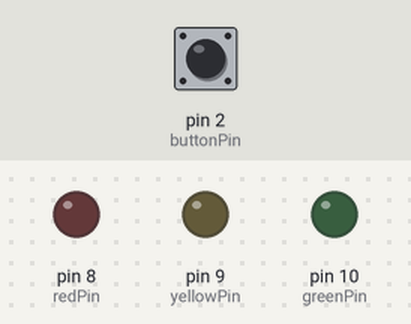
This sketch was run on a simulated Arduino Uno, built with avr-gcc and run on an emulated ATmega328P. Parts: output pins drawn as LEDs (lit = HIGH). The inputs (shaded band) are chosen by the test bench; at power-on: pin 2 (buttonPin) HIGH.

Above: at 1.2 s.
1.3 s: pin 2 (buttonPin) pulled LOW for 0.15 s
At 2.1 s:
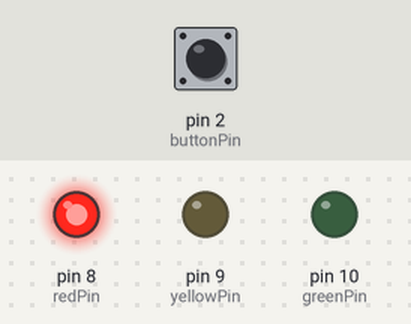
4.4 s: pin 2 (buttonPin) pulled LOW for 1 s
At 5.7 s:
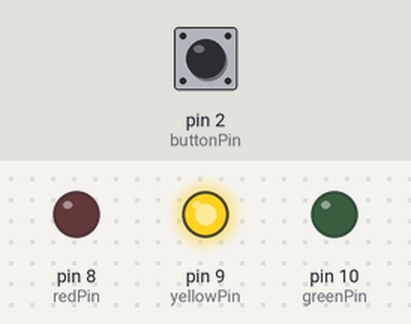
8.4 s: pin 2 (buttonPin) pulled LOW for 3.2 s
At 10.7 s:
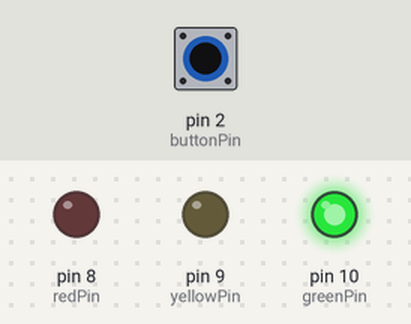
Timing chart, 0 to 12.9 s (numbered marks = the images above; inputs shaded):
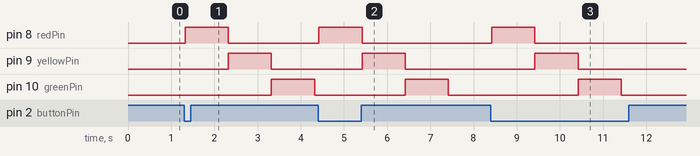

The sketch:

finalLEDcode.ino
```cpp
const int buttonPin = 2;
const int redPin    = 8;
const int yellowPin = 9;
const int greenPin  = 10;

int lastButtonState = HIGH;  // track previous state (HIGH = not pressed)

void setup() {
  pinMode(buttonPin, INPUT_PULLUP);      // Configure pushbutton with internal pull-up
  pinMode(redPin, OUTPUT);
  pinMode(yellowPin, OUTPUT);
  pinMode(greenPin, OUTPUT);
  // Initialize all LEDs off:
  digitalWrite(redPin, LOW);
  digitalWrite(yellowPin, LOW);
  digitalWrite(greenPin, LOW);
}

void loop() {
  int currentState = digitalRead(buttonPin);

  // Check for a falling edge (HIGH->LOW transition)
  if (lastButtonState == HIGH && currentState == LOW) {
    // Debounce delay:
    delay(20);
    // Read again to confirm stable press
    if(digitalRead(buttonPin) == LOW) {
      // === Run the LED sequence ===
      digitalWrite(redPin, HIGH);
      delay(1000);                      // red on for 1 sec
      digitalWrite(redPin, LOW);

      digitalWrite(yellowPin, HIGH);
      delay(1000);                      // yellow on for 1 sec
      digitalWrite(yellowPin, LOW);

      digitalWrite(greenPin, HIGH);
      delay(1000);                      // green on for 1 sec
      digitalWrite(greenPin, LOW);
      // (Sequence done)
    }
  }

  // Remember the button state for next loop iteration
  lastButtonState = currentState;
}
```

Measured:
- after the input at 1.3 s, pin 8 (redPin): LOW → HIGH at once, → LOW 1.0 s later; pin 9 (yellowPin): LOW → HIGH after 1.0 s, → LOW 1.0 s later; pin 10 (greenPin): LOW → HIGH after 2.0 s, → LOW 1.0 s later
- after the input at 4.4 s, pin 8 (redPin): LOW → HIGH at once, → LOW 1.0 s later; pin 9 (yellowPin): LOW → HIGH after 1.0 s, → LOW 1.0 s later; pin 10 (greenPin): LOW → HIGH after 2.0 s, → LOW 1.0 s later
- after the input at 8.4 s, pin 8 (redPin): LOW → HIGH at once, → LOW 1.0 s later; pin 9 (yellowPin): LOW → HIGH after 1.0 s, → LOW 1.0 s later; pin 10 (greenPin): LOW → HIGH after 2.0 s, → LOW 1.0 s later
